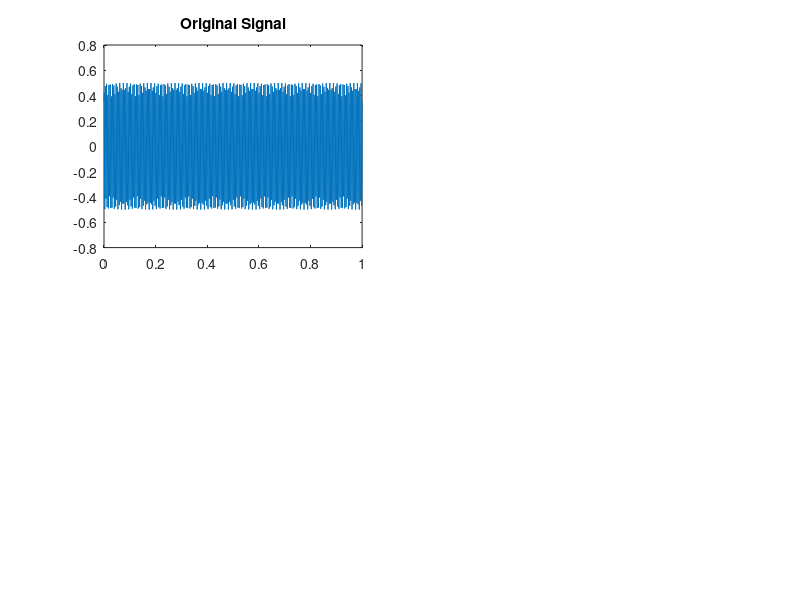
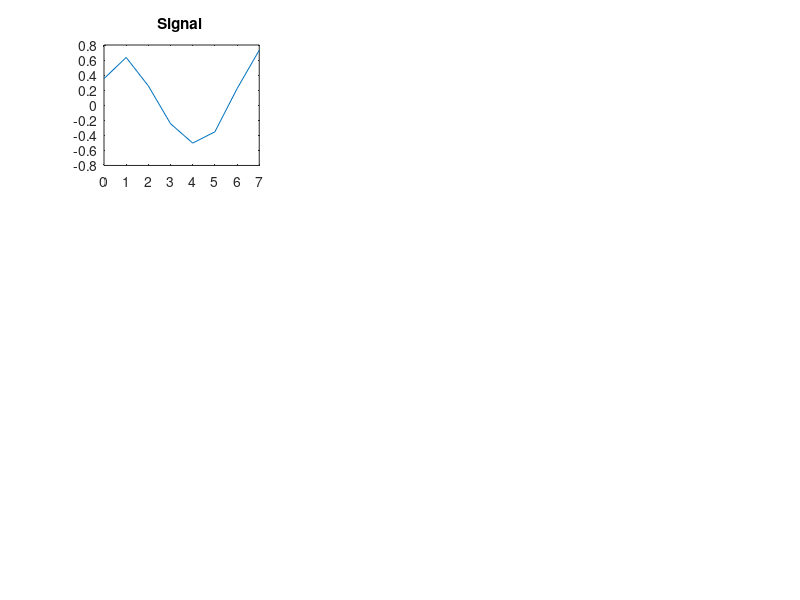

Write the MATLAB code that produced these figures, in order. (Note: this script raises an error after producing the figures.)
clc
clear all
close all

t=0:0.001:1;
input_signal = sin(2*pi*1500*t) + 0.5*sin(2*pi*1785*t + 3*pi/4);
 figure(1)
 subplot(221)
 plot(t,input_signal) 
 title('Original Signal')
 
fs=8000;
ns=0:1/fs:1;
signal = sin(2*pi*1500*ns) + 0.5*sin(2*pi*1785*ns + 3*pi/4);

% 8 Point DFT
len=8;
n=0:len-1;

figure(2)
subplot(331)
plot(n,signal(1:len))
title('Signal ')  

y=calculate_dft(signal,-1,len,1);

subplot(332)
stem(n,real(y))
title('Real part:')
xlabel('Frequency(kHz)')
ylabel('Magnitude of y')

subplot(333)
stem(n,imag(y))
title('Imaginery part')

subplot(334)
stem(n,abs(y));
title('Magnitude')

%phase spectrum
subplot(335)
pr=phase(y); %phase in radian
p=rad2deg(pr); %phase in degree
stem(n,p)
title('Phase spectrum')

%power spectrum
subplot(336)
pw=abs(y).^2;
stem(n,pw)
title('Power spectrum')

%{
subplot(2,2,4);
plot(n,angle(y));
axis tight;
title("Angle spectrum");
%}
%Inverse DFT
inverse_dft=calculate_dft(y,1,len,len);
figure(1)
subplot(222)
plot(n,inverse_dft)
title('IDFT')


